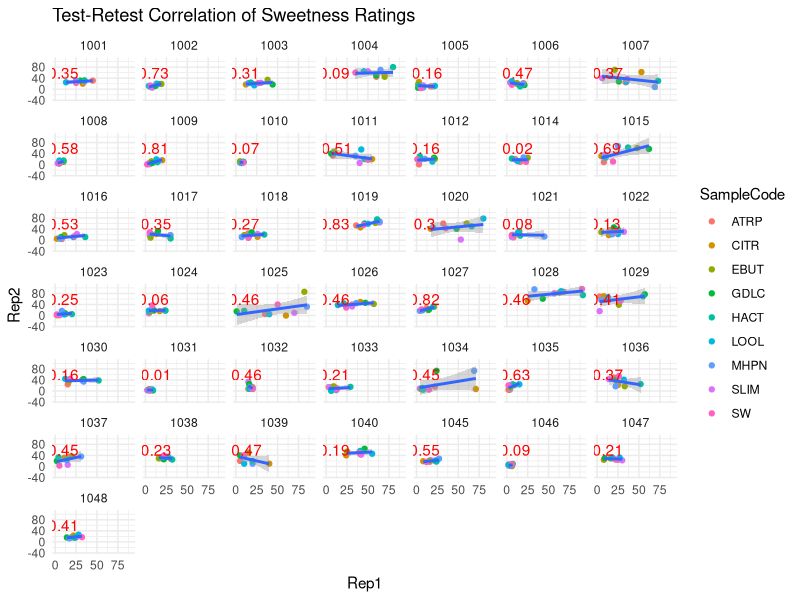
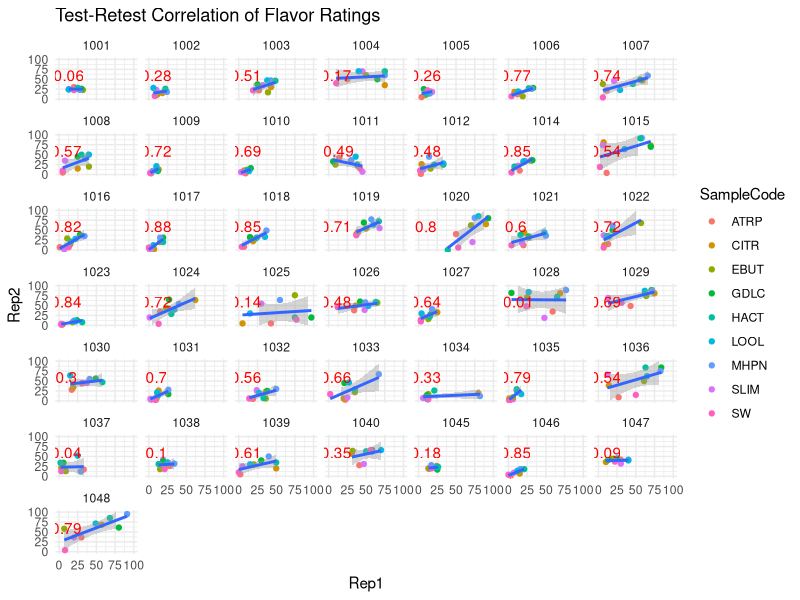
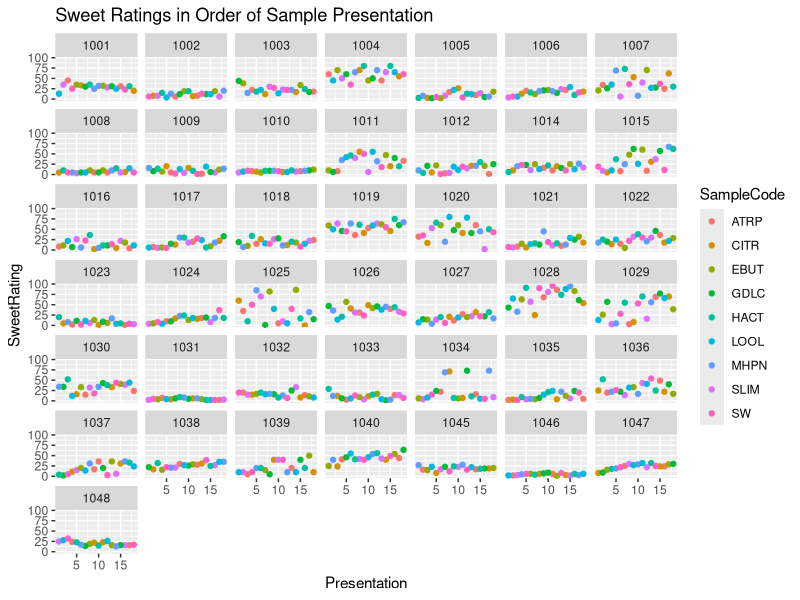
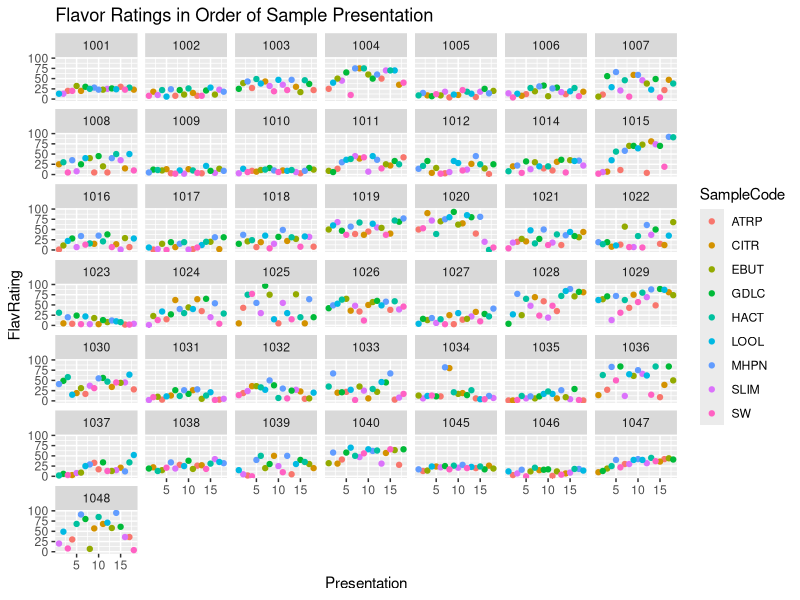

These charts were generated, in order, by the following R code:
## ---- chunk 1
knitr::opts_chunk$set(echo = TRUE)
## ---- chunk 2
library(tidyverse)
library(readxl)
library(ggplot2)
library(lubridate)

## ---- chunk 3

#read in and clean data
Training.df<- read_excel("data/SEV_v2_-_Training_-_Raw_Data.xlsx", sheet = 4, skip = 3) %>%
  transmute(SubjectCode = `Participant Code`,
            SampleName = `Sample Name`,
            TrainRating = `Please mark the perceived intensity of {{sample_name}} exactly as you recorded it on your paper sheet.`
             ) %>%
    filter(SubjectCode != 1130,
           SubjectCode != 1080)

Sess1.df <- read_excel("data/SEV_v2_-_Session_1_-_Raw_Data.xlsx", sheet = 3, skip = 3) %>%
  transmute(SubjectCode = `Participant Code`,
            SampleName = `Sample Name`,
            Rep = `Repetition`,
            SweetRating = `Please take a sip of sample {{sample_code}} and rate the intensity of sweetness only.Sweetness:  the pleasant taste sensation typically produced by sugars (such as sucrose or glucose)`,
            FlavRating = `Please take a sip of sample {{sample_code}} and rate the intensity of flavor only.Flavor: the combined effect of taste sensations, aromas, and chemical feeling factors (e.g. burn of a chili, cooling of menthol) in the mouth.`,
            Presentation = `Position`,
            SampleID = `Sample ID`
            ) %>%
  separate(SampleName, into = c("SampleCode", "Sample"), sep = ". ") %>%
  
  #filter(SubjectCode == 1028)
  
  #filter out testing
  filter(SubjectCode != 1130,
         SubjectCode != 1080
  )
  
Training.df$SubjectCode <- as.factor(Training.df$SubjectCode)

Sess1.df$SubjectCode <- as.factor(Sess1.df$SubjectCode)

## ---- chunk 4


df1 <- Training.df %>%
  separate(SampleName, into = c("TrainingCode", "Sensation"), sep = ". ") %>%
  select(-Sensation) %>%
  group_by(SubjectCode) %>%

  #Make each concentration a column and put the corresponding mean rating value under each respective column
  pivot_wider(names_from = TrainingCode, values_from = TrainRating) %>%
  
  #determine if subject correctly ranked rememebered sensations in order
  transmute(CorrectRank = case_when( A < B & B < C & D < E & E < F ~ "Correct Light & Sound",
                                A < B & B < C ~ "Correct Light",
                                D < E & E < F ~ "Correct Sound", 
                                TRUE ~ "NONE"))


## ---- chunk 5
#Check TRT of sweetness
trtSweet <- Sess1.df %>% 
  select(-c(FlavRating, Sample, Presentation, SampleID)) %>% 
  pivot_wider(names_from = Rep, names_prefix = "Rep", values_from = SweetRating) %>% 
  group_by(SubjectCode) %>% 
  summarise(swTRT = cor(Rep1, Rep2))

#Check TRT of flavor
trtFlav <- Sess1.df %>%
  select(-c(SweetRating, Sample, Presentation, SampleID)) %>%
  pivot_wider(names_from = Rep, names_prefix = "Rep", values_from = FlavRating) %>%
  group_by(SubjectCode) %>%
  summarise(flTRT = cor(Rep1, Rep2))
  
#Print a table with intensity ratings rank check and TRT data
RankTRT <- df1 %>%
  left_join(trtSweet) %>%
  left_join(trtFlav) %>%
  select(SubjectCode, swTRT, flTRT, CorrectRank) %>%
  mutate(Pass = case_when(swTRT > 0.4 & flTRT > 0.4 & CorrectRank == "Correct Light & Sound" ~ "Passed 3/3",
                           swTRT > 0.4 & CorrectRank == "Correct Light & Sound" ~ "Passed 2/3 (Failed Flavor TRT)",
                           flTRT > 0.4 & CorrectRank == "Correct Light & Sound" ~ "Passed 2/3 (Failed Sweet TRT)",
                          swTRT > 0.4 & flTRT > 0.4 & CorrectRank == "Correct Sound" ~ "Passed 2/3 (Failed Light Rank)",
                          swTRT > 0.4 & flTRT > 0.4 & CorrectRank == "Correct Light" ~ "Passed 2/3 (Failed Sound Rank)",
                          swTRT > 0.4 & flTRT > 0.4 & CorrectRank == "NONE" ~ "Check All Training to see if pass",
                          swTRT > 0.4 & CorrectRank == "Correct Sound" ~ "Check Light Training to see if pass",
                          swTRT > 0.4 & CorrectRank == "Correct Light" ~ "Check Sound Training to see if pass",
                          flTRT > 0.4 & CorrectRank == "Correct Sound" ~ "Check Light Training to see if pass",
                          flTRT > 0.4 & CorrectRank == "Correct Light" ~ "Check Sound Training to see if pass",
                          TRUE ~ "Fail")) #%>%
  #arrange(Pass)

## ---- chunk 6

#plot sweetness TRTs for each subject
Sess1.df %>% 
  select(-c(Sample, FlavRating, Presentation, SampleID)) %>%
  pivot_wider(names_from = Rep, names_prefix = "Rep", values_from = SweetRating) %>%
  ggplot(aes(Rep1, Rep2)) +
  geom_point(aes (color = SampleCode)) +
  facet_wrap(~SubjectCode) +
  geom_smooth(method = "lm") +
  geom_text(data = trtSweet, aes(label = round(swTRT, 2), x = 10, y = 60), color = "red") +
  ggtitle("Test-Retest Correlation of Sweetness Ratings") +
  theme_minimal()

#plot flavor TRTs for each subject
Sess1.df %>% 
  select(-c(Sample, SweetRating, Presentation, SampleID)) %>%
  pivot_wider(names_from = Rep, names_prefix = "Rep", values_from = FlavRating) %>%
  ggplot(aes(Rep1, Rep2)) +
  geom_point(aes (color = SampleCode)) +
  facet_wrap(~SubjectCode) +
  geom_smooth(method = "lm") +
  geom_text(data = trtFlav, aes(label = round(flTRT, 2), x = 10, y = 60), color = "red") +
  ggtitle("Test-Retest Correlation of Flavor Ratings") +
  theme_minimal() +
  xlim(0, 100) +
  ylim(0, 100)

#sweet ratings by presentation order, faceted by panelist
Sess1.df %>%
  select(-FlavRating) %>%
  ggplot(aes(Presentation, SweetRating)) +
  geom_point(aes(color = SampleCode)) +
  facet_wrap(~SubjectCode) +
  #theme_minimal() +
  ggtitle("Sweet Ratings in Order of Sample Presentation")

#flavor ratings by presentation order, faceted by panelist
Sess1.df %>%
  select(-SweetRating) %>%
  ggplot(aes(Presentation, FlavRating)) +
  geom_point(aes(color = SampleCode)) +
  facet_wrap(~SubjectCode) +
  #theme_minimal() +
  ggtitle("Flavor Ratings in Order of Sample Presentation")


